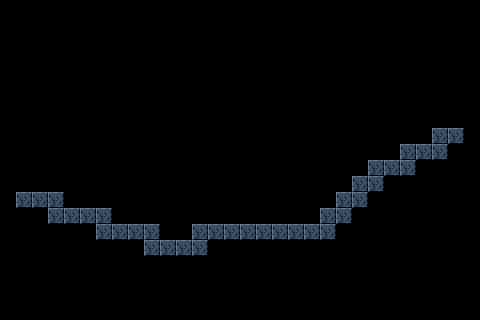

Rendered tile map (Tiled .tmx) drawn with the repository's tilesets; below, a short description and the full map source, tile grids included:
An orthogonal 30x20 tile map with 16x16 px tiles, 2 tile layers (background, Слой тайлов 2) and 15 objects (player).

<map version="1.2" tiledversion="1.2.0" orientation="orthogonal" renderorder="right-down" width="30" height="20" tilewidth="16" tileheight="16" infinite="0" nextlayerid="5" nextobjectid="17">
 <tileset firstgid="1" name="PrtCave" tilewidth="16" tileheight="16" tilecount="80" columns="16">
  <image source="../tilesets/PrtCave.png" width="256" height="80" />
 </tileset>
 <layer id="1" name="background" width="30" height="20">
  <data encoding="csv">
1,1,1,1,1,1,1,1,1,1,1,1,1,1,1,1,1,1,1,1,1,1,1,1,1,1,1,1,1,1,
1,1,1,1,1,1,1,1,1,1,1,1,1,1,1,1,1,1,1,1,1,1,1,1,1,1,1,1,1,1,
1,1,1,1,1,1,1,1,1,1,1,1,1,1,1,1,1,1,1,1,1,1,1,1,1,1,1,1,1,1,
1,1,1,1,1,1,1,1,1,1,1,1,1,1,1,1,1,1,1,1,1,1,1,1,1,1,1,1,1,1,
1,1,1,1,1,1,1,1,1,1,1,1,1,1,1,1,1,1,1,1,1,1,1,1,1,1,1,1,1,1,
1,1,1,1,1,1,1,1,1,1,1,1,1,1,1,1,1,1,1,1,1,1,1,1,1,1,1,1,1,1,
1,1,1,1,1,1,1,1,1,1,1,1,1,1,1,1,1,1,1,1,1,1,1,1,1,1,1,1,1,1,
1,1,1,1,1,1,1,1,1,1,1,1,1,1,1,1,1,1,1,1,1,1,1,1,1,1,1,1,1,1,
1,1,1,1,1,1,1,1,1,1,1,1,1,1,1,1,1,1,1,1,1,1,1,1,1,1,1,1,1,1,
1,1,1,1,1,1,1,1,1,1,1,1,1,1,1,1,1,1,1,1,1,1,1,1,1,1,1,1,1,1,
1,1,1,1,1,1,1,1,1,1,1,1,1,1,1,1,1,1,1,1,1,1,1,1,1,1,1,1,1,1,
1,1,1,1,1,1,1,1,1,1,1,1,1,1,1,1,1,1,1,1,1,1,1,1,1,1,1,1,1,1,
1,1,1,1,1,1,1,1,1,1,1,1,1,1,1,1,1,1,1,1,1,1,1,1,1,1,1,1,1,1,
1,1,1,1,1,1,1,1,1,1,1,1,1,1,1,1,1,1,1,1,1,1,1,1,1,1,1,1,1,1,
1,1,1,1,1,1,1,1,1,1,1,1,1,1,1,1,1,1,1,1,1,1,1,1,1,1,1,1,1,1,
1,1,1,1,1,1,1,1,1,1,1,1,1,1,1,1,1,1,1,1,1,1,1,1,1,1,1,1,1,1,
1,1,1,1,1,1,1,1,1,1,1,1,1,1,1,1,1,1,1,1,1,1,1,1,1,1,1,1,1,1,
1,1,1,1,1,1,1,1,1,1,1,1,1,1,1,1,1,1,1,1,1,1,1,1,1,1,1,1,1,1,
1,1,1,1,1,1,1,1,1,1,1,1,1,1,1,1,1,1,1,1,1,1,1,1,1,1,1,1,1,1,
1,1,1,1,1,1,1,1,1,1,1,1,1,1,1,1,1,1,1,1,1,1,1,1,1,1,1,1,1,1
</data>
 </layer>
 <layer id="2" name="Слой тайлов 2" width="30" height="20">
  <data encoding="csv">
0,0,0,0,0,0,0,0,0,0,0,0,0,0,0,0,0,0,0,0,0,0,0,0,0,0,0,0,0,0,
0,0,0,0,0,0,0,0,0,0,0,0,0,0,0,0,0,0,0,0,0,0,0,0,0,0,0,0,0,0,
0,0,0,0,0,0,0,0,0,0,0,0,0,0,0,0,0,0,0,0,0,0,0,0,0,0,0,0,0,0,
0,0,0,0,0,0,0,0,0,0,0,0,0,0,0,0,0,0,0,0,0,0,0,0,0,0,0,0,0,0,
0,0,0,0,0,0,0,0,0,0,0,0,0,0,0,0,0,0,0,0,0,0,0,0,0,0,0,0,0,0,
0,0,0,0,0,0,0,0,0,0,0,0,0,0,0,0,0,0,0,0,0,0,0,0,0,0,0,0,0,0,
0,0,0,0,0,0,0,0,0,0,0,0,0,0,0,0,0,0,0,0,0,0,0,0,0,0,0,0,0,0,
0,0,0,0,0,0,0,0,0,0,0,0,0,0,0,0,0,0,0,0,0,0,0,0,0,0,0,0,0,0,
0,0,0,0,0,0,0,0,0,0,0,0,0,0,0,0,0,0,0,0,0,0,0,0,0,0,0,43,43,0,
0,0,0,0,0,0,0,0,0,0,0,0,0,0,0,0,0,0,0,0,0,0,0,0,0,43,43,43,0,0,
0,0,0,0,0,0,0,0,0,0,0,0,0,0,0,0,0,0,0,0,0,0,0,43,43,43,0,0,0,0,
0,0,0,0,0,0,0,0,0,0,0,0,0,0,0,0,0,0,0,0,0,0,43,43,0,0,0,0,0,0,
0,43,43,43,0,0,0,0,0,0,0,0,0,0,0,0,0,0,0,0,0,43,43,0,0,0,0,0,0,0,
0,0,0,43,43,43,43,0,0,0,0,0,0,0,0,0,0,0,0,0,43,43,0,0,0,0,0,0,0,0,
0,0,0,0,0,0,43,43,43,43,0,0,43,43,43,43,43,43,43,43,43,0,0,0,0,0,0,0,0,0,
0,0,0,0,0,0,0,0,0,43,43,43,43,0,0,0,0,0,0,0,0,0,0,0,0,0,0,0,0,0,
0,0,0,0,0,0,0,0,0,0,0,0,0,0,0,0,0,0,0,0,0,0,0,0,0,0,0,0,0,0,
0,0,0,0,0,0,0,0,0,0,0,0,0,0,0,0,0,0,0,0,0,0,0,0,0,0,0,0,0,0,
0,0,0,0,0,0,0,0,0,0,0,0,0,0,0,0,0,0,0,0,0,0,0,0,0,0,0,0,0,0,
0,0,0,0,0,0,0,0,0,0,0,0,0,0,0,0,0,0,0,0,0,0,0,0,0,0,0,0,0,0
</data>
 </layer>
 <objectgroup id="3" name="spawn points">
  <object id="1" name="player" x="443" y="112.75" width="4" height="3.75">
   <ellipse />
  </object>
 </objectgroup>
 <objectgroup id="4" name="collisions">
  <object id="2" x="432.182" y="128.182" width="31.6364" height="15.6364" />
  <object id="3" x="400.364" y="144.909" width="47.4545" height="14.7273" />
  <object id="4" x="368.5" y="160.25" width="47.25" height="15.5" />
  <object id="5" x="352" y="176.25" width="32" height="15.5" />
  <object id="6" x="336" y="192" width="31.5" height="15" />
  <object id="7" x="320.25" y="208.25" width="31.5" height="15" />
  <object id="8" x="192" y="224.25" width="144" height="15.25" />
  <object id="9" x="143.75" y="239.25" width="64.5" height="16.25" />
  <object id="10" x="97" y="224" width="62.3333" height="15.3333" />
  <object id="11" x="48.6667" y="207.333" width="62.3333" height="16" />
  <object id="12" x="17" y="192" width="46" height="14.6667" />
  <object id="13" x="11.5" y="150.5" width="9.5" height="35" />
  <object id="14" x="4" y="76.5" width="11.5" height="61.5" />
  <object id="16" x="464" y="11.5" width="15.5" height="131.25" />
 </objectgroup>
</map>